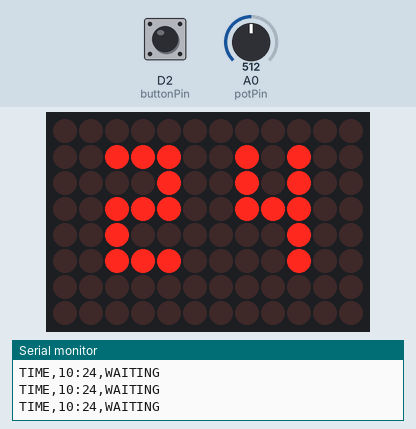
Recording of a sketch running on a simulated Arduino Uno R4 WiFi. Shown: 12×8 LED matrix, the last lines printed to the serial monitor. The test bench sets the inputs (shaded band); at power-on: A0 (potPin) = 512, D2 (buttonPin) HIGH. The local clock reads 2024-03-15 10:24:30 at power-on unless the sketch sets it.

Above: at 1.2 s.
1.3 s: A0 (potPin) set to 70
2.9 s: D2 (buttonPin) pulled LOW for 0.25 s
4.6 s: A0 (potPin) set to 953
At 30.4 s:
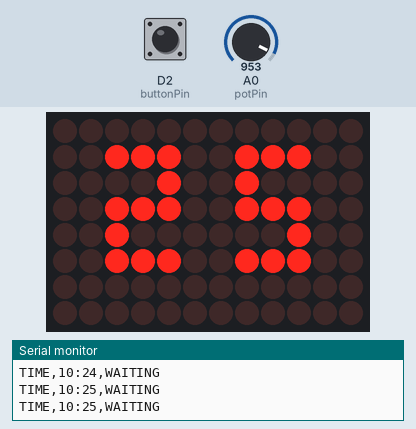
Timing chart, 0 to 31.6 s (numbered marks = the images above; inputs shaded):
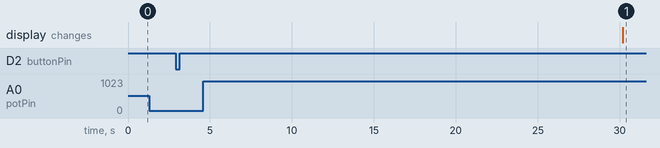

The sketch:

1_alarm_a_02.ino
```cpp
#include "RTC.h"
#include "Arduino_LED_Matrix.h"

ArduinoLEDMatrix matrix;

// ========================================
// ALARM SETTINGS
// ========================================

int alarmHour = 13;
int alarmMinute = 41;

bool alarmActive = false;
bool alarmTriggered = false;

// Prevent sending ALARM repeatedly
bool alarmSent = false;

// Button control
const int buttonPin = 2;
bool lastButtonState = HIGH;

// Potentiometer mode control
const int potPin = A0;
String currentMode = "";


// ========================================
// 3 x 5 PIXEL FONT
// ========================================

const byte digits[10][5] = {

  {0b111, 0b101, 0b101, 0b101, 0b111}, // 0
  {0b010, 0b110, 0b010, 0b010, 0b111}, // 1
  {0b111, 0b001, 0b111, 0b100, 0b111}, // 2
  {0b111, 0b001, 0b111, 0b001, 0b111}, // 3
  {0b101, 0b101, 0b111, 0b001, 0b001}, // 4
  {0b111, 0b100, 0b111, 0b001, 0b111}, // 5
  {0b111, 0b100, 0b111, 0b101, 0b111}, // 6
  {0b111, 0b001, 0b001, 0b001, 0b001}, // 7
  {0b111, 0b101, 0b111, 0b101, 0b111}, // 8
  {0b111, 0b101, 0b111, 0b001, 0b111}  // 9
};


// ========================================
// MATRIX FRAME
// ========================================

byte frame[8][12];


// ========================================
// CLEAR MATRIX
// ========================================

void clearFrame() {

  for (int row = 0; row < 8; row++) {

    for (int col = 0; col < 12; col++) {

      frame[row][col] = 0;

    }
  }
}


// ========================================
// DRAW DIGIT
// ========================================

void drawDigit(int number, int startColumn) {

  for (int row = 0; row < 5; row++) {

    for (int col = 0; col < 3; col++) {

      if (digits[number][row] & (1 << (2 - col))) {

        frame[row + 1][startColumn + col] = 1;

      }
    }
  }
}


// ========================================
// DISPLAY TWO DIGITS
// ========================================

void displayTwoDigits(int number) {

  clearFrame();

  int firstDigit = number / 10;
  int secondDigit = number % 10;

  drawDigit(firstDigit, 2);
  drawDigit(secondDigit, 7);

  matrix.renderBitmap(frame, 8, 12);
}


// ========================================
// SETUP
// ========================================

void setup() {

  Serial.begin(9600);

  RTC.begin();

  /*
  RTCTime startTime(
  25,
  Month::SEPTEMBER,
  2026,
  13,
  34,
  00,
  DayOfWeek::FRIDAY,
  SaveLight::SAVING_TIME_ACTIVE
  );

  RTC.setTime(startTime);
  */

  matrix.begin();

  pinMode(buttonPin, INPUT_PULLUP);

}


// ========================================
// LOOP
// ========================================

void loop() {

  // ----------------------------------------
  // READ CURRENT TIME
  // ----------------------------------------

  RTCTime currentTime;

  RTC.getTime(currentTime);

  int hour = currentTime.getHour();
  int minute = currentTime.getMinutes();

  // ----------------------------------------
  // READ DISMISS BUTTON
  // ----------------------------------------

  bool buttonState = digitalRead(buttonPin);

  if (lastButtonState == HIGH && buttonState == LOW) {
    Serial.println("DISMISS");
  }

  lastButtonState = buttonState;

  // ----------------------------------------
  // READ MODE POTENTIOMETER
  // ----------------------------------------

  int potValue = analogRead(potPin);

  String newMode;

  if (potValue <= 80) {
    newMode = "EASY";
  }
  else if (potValue >= 943) {
    newMode = "HARD";
  }
  else {
    newMode = "MEDIUM";
  }

  if (newMode != currentMode) {
    currentMode = newMode;
    Serial.println("MODE:" + currentMode);
  }

  // ----------------------------------------
  // CHECK ALARM TIME
  // ----------------------------------------

  bool isAlarmMinute =
    (hour == alarmHour && minute == alarmMinute);


  if (isAlarmMinute && !alarmTriggered) {

    alarmActive = true;

    alarmTriggered = true;

  }


  if (!isAlarmMinute) {

    alarmTriggered = false;
    alarmSent = false;
    alarmActive = false;

  }


  // ----------------------------------------
  // SEND ALARM TO PROCESSING
  // ----------------------------------------

  if (alarmActive && !alarmSent) {

    Serial.println("ALARM");

    alarmSent = true;

  }


  // ----------------------------------------
  // DISPLAY TIME
  // ----------------------------------------

  // if ((millis() / 2000) % 2 == 0) {
  // displayTwoDigits(hour);
  // }
  // else {
  displayTwoDigits(minute);
  // }

  // ----------------------------------------
  // SERIAL MONITOR
  // ----------------------------------------

  Serial.print("TIME,");

  if (hour < 10) {
    Serial.print("0");
  }

  Serial.print(hour);

  Serial.print(":");

  if (minute < 10) {
    Serial.print("0");
  }

  Serial.print(minute);


  if (alarmActive) {

    Serial.println(",ACTIVE");

  }

  else {

    Serial.println(",WAITING");

  }


  delay(200);

}
```
